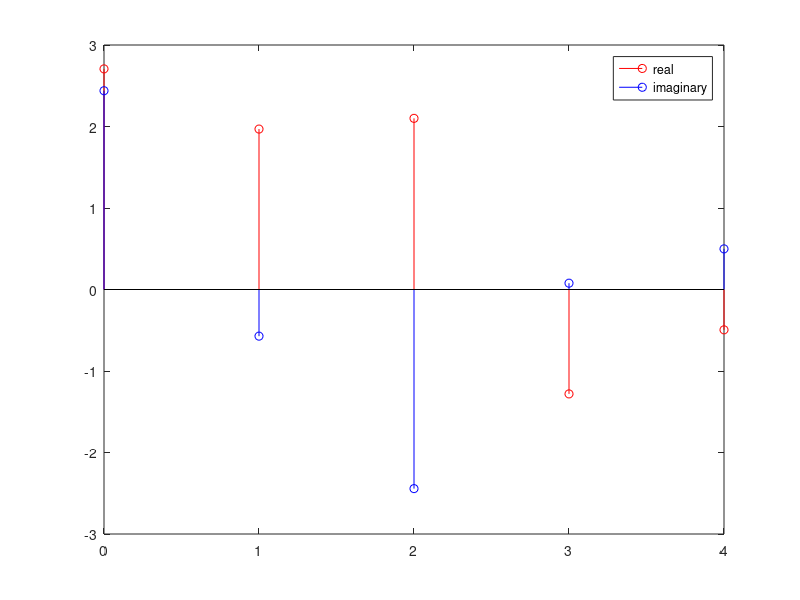
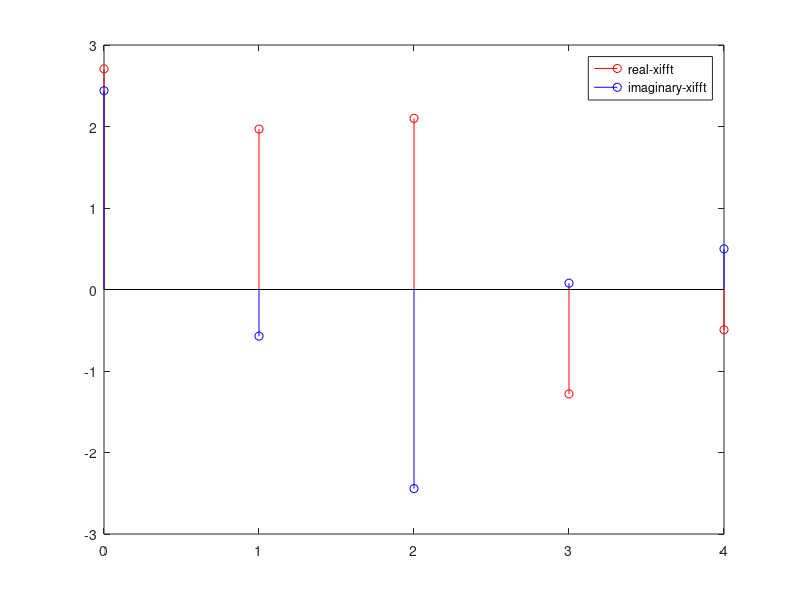

The MATLAB script that drew these images, in order:
%synthesizing signals with dtfs 
a=[1 0 exp(j*(pi/4)) 0 2*exp(j*(pi/3))]
na=[0:4]
N=length(a)

for n=0:N-1
    x(n+1)=0
    for k=0:N-1
        x(n+1)=x(n+1)+a(k+1)*exp(j*k*(2*pi/N)*n)
    end
end

hfig1=figure(1)
clf(hfig1)

stem(na,real(x),'r')
hold
stem(na,imag(x),'b')
legend('real', 'imaginary')

%confirming the result with ifft
xifft=N*ifft(a)

hfig2=figure(2)
clf(hfig2)

stem(na,real(xifft),'r')
hold
stem(na,imag(xifft),'b')
legend('real-xifft', 'imaginary-xifft')
